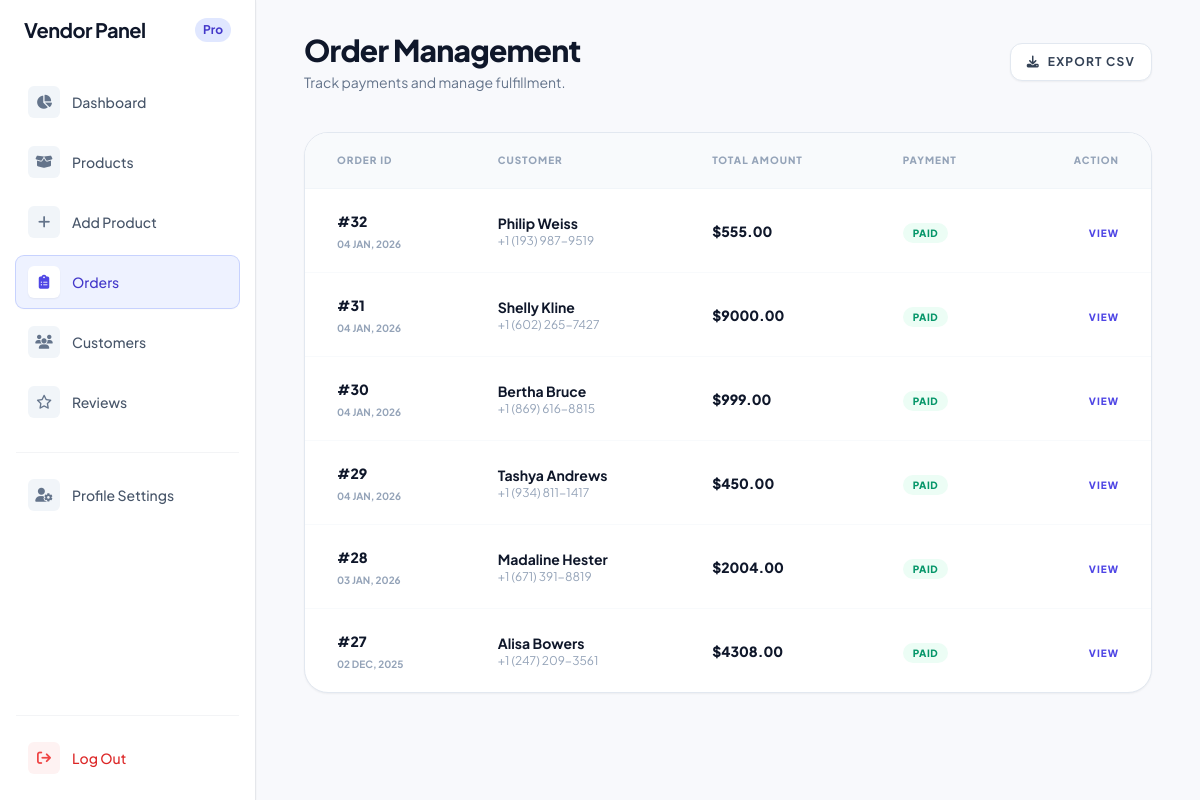
Screenshot of /vendor/dashboard/orders/ (signed in) with the database file from the repository.
### store/models.py (models this page shows, shortened)
class Order(models.Model):
    STATUS = (
        ("Paid", "Paid"),
        ("Pending", "Pending"),
        ("Failed", "Failed"),
    )
    user = models.ForeignKey(userauth_model.User, on_delete=models.SET_NULL, null=True)
    fullname = models.CharField(max_length=50, null=True, blank=True)
    mobile = models.CharField(max_length=50, null=True, blank=True)
    city = models.CharField(max_length=100, default='Unknown City')
    address = models.CharField(max_length=100, null=True, blank=True)
    state = models.CharField(max_length=100, null=True, blank=True)
    country = models.CharField(max_length=100, null=True, blank=True)
    total = models.DecimalField(default=0, decimal_places=2, max_digits=12, null=True, blank=True)
    payment_status = models.CharField(max_length=50, choices=STATUS, default="Pending")
    date = models.DateTimeField(default=timezone.now, null=True, blank=True)

### vendor/views.py (the view)
# urls.py: path('dashboard/orders/', views.vendor_orders, name='vendor_orders'),
@login_required
def vendor_orders(request):
    orders = (
        Order.objects
        .filter(orderitem__product__user=request.user)
        .annotate(
            vendor_total=Sum(
                "orderitem__sub_total",
                filter=Q(orderitem__product__user=request.user)
            )
        )
        .order_by('-date')
    )
    pending_orders = orders.filter(payment_status="pending")
    paid_orders = orders.filter(payment_status="paid")
    cancelled_orders = orders.filter(payment_status="cancelled")
    context = {
        'orders': orders,
        'pending_orders': pending_orders,
        'paid_orders': paid_orders,
        'cancelled_orders': cancelled_orders,
    }
    return render(request, 'vendor/orders.html', context)

### store/context_processors.py (called while the page is built)
def cart_wishlist_counts(request):
    cart_count = 0
    wishlist_count = 0
    if request.user.is_authenticated:
        cart_count = Cart.objects.filter(user=request.user).count()
        wishlist_count = Wishlist.objects.filter(user=request.user).count()
    return {
        'CART_ITEM_COUNT': cart_count,
        'WISHLIST_ITEM_COUNT': wishlist_count,
    }

def default(request):
    categories = Category.objects.all()
    return {
        'categories': categories,
    }

### templates/vendor/orders.html (shortened to what this page needs)
<!DOCTYPE html>
<html lang="en">
<head>
    <script src="https://cdn.tailwindcss.com"></script>
    <link href="https://cdnjs.cloudflare.com/ajax/libs/flowbite/2.2.1/flowbite.min.css" rel="stylesheet" />
    <link rel="stylesheet" href="https://cdnjs.cloudflare.com/ajax/libs/font-awesome/6.4.0/css/all.min.css">
</head>
<body class="bg-[#F8F9FC] h-screen flex overflow-hidden font-['Plus_Jakarta_Sans']">
    <aside class="w-64 bg-white border-r border-slate-200 hidden lg:block flex-shrink-0 z-20">
        {% include 'vendor/includes/vendor.sidebar.html' %}
    </aside>
    <main class="flex-1 px-4 lg:px-[4%] 2xl:px-[8%] p-8 overflow-y-auto h-full mobile-padding">
        <header class="flex flex-col md:flex-row md:items-center justify-between mb-10 gap-4 mobile-header-stack">
            <div class="flex items-center justify-between w-full md:w-auto">
                <div>
                    <h1 class="text-3xl font-black text-slate-900 tracking-tight">Order Management</h1>
                    <p class="text-slate-500 text-sm mt-1">Track payments and manage fulfillment.</p>
                </div>
            </div>
            <div class="flex gap-3 max-[768px]:w-full">
                <button
                    class="flex-1 md:flex-none flex items-center justify-center bg-white border border-slate-200 px-4 py-2.5 rounded-xl text-xs font-bold uppercase tracking-widest text-slate-700 hover:bg-slate-50 transition-all shadow-sm">
                    <i class="fa-solid fa-download mr-2"></i> Export CSV
                </button>
            </div>
        </header>
        <div class="bg-white rounded-3xl border border-slate-200 shadow-sm overflow-hidden mb-12">
            <div class="overflow-x-auto">
                <table class="w-full text-left min-w-[800px]">
                    <thead class="bg-slate-50 border-b border-slate-100">
                        <tr>
                            <th class="px-8 py-5 text-[10px] font-black text-slate-400 uppercase tracking-widest">Order
                                ID</th>
                            <th class="px-8 py-5 text-[10px] font-black text-slate-400 uppercase tracking-widest">
                                Customer</th>
                            <th class="px-8 py-5 text-[10px] font-black text-slate-400 uppercase tracking-widest">Total
                                Amount</th>
                            <th class="px-8 py-5 text-[10px] font-black text-slate-400 uppercase tracking-widest">
                                Payment</th>
                            <th
                                class="px-8 py-5 text-[10px] font-black text-slate-400 uppercase tracking-widest text-right">
                                Action</th>
                        </tr>
                    </thead>
                    <tbody class="divide-y divide-slate-50">
                        {% for o in orders %}
                        <tr class="hover:bg-slate-50/50 transition-all group">
                            <td class="px-8 py-5">
                                <span class="text-sm font-black text-slate-900">#{{ o.id }}</span>
                                <p class="text-[10px] text-slate-400 font-bold uppercase mt-1">{{ o.date|date:"d M, Y"}}</p>
                            </td>
                            <td class="px-8 py-5">
                                <div class="flex flex-col">
                                    <span class="text-sm font-bold text-slate-900">{{ o.fullname }}</span>
                                    <span class="text-xs text-slate-400">{{ o.mobile }}</span>
                                </div>
                            </td>
                            <td class="px-8 py-5">
                                <span class="text-sm font-black text-slate-900">${{ o.total }}</span>
                            </td>
                            <td class="px-8 py-5">
                                <span
                                    class="px-2.5 py-1 rounded-full text-[10px] font-black uppercase tracking-wider
                                    {% if o.payment_status == 'Paid' %} bg-emerald-50 text-emerald-600 {% else %} bg-amber-50 text-amber-600 {% endif %}">
                                    {{ o.payment_status }}
                                </span>
                            </td>
                            <td class="px-8 py-5 text-right space-x-5">
                                <a href="{% url 'order_detail' o.id %}"
                                    class="text-indigo-600 hover:text-indigo-900 text-[10px] font-black uppercase tracking-widest transition-colors">View</a>
                            </td>
                        </tr>
                        {% empty %}
                        <tr>
                            <td colspan="5" class="px-8 py-12">
                                {% include 'vendor/includes/empty_state.html' with message="No orders have been placed yet." %}
                            </td>
                        </tr>
                        {% endfor %}
                    </tbody>
                </table>
            </div>
        </div>
    </main>
</body>
</html>

### templates/vendor/orders.html (style rules this page uses)
body { font-family: 'Plus Jakarta Sans', sans-serif; }

### rows the page displays
Order: id "32", date "04 JAN, 2026", fullname "Philip Weiss", mobile "+1 (193) 987-9519", total "555.00", payment_status "PAID"
Order: id "31", date "04 JAN, 2026", fullname "Shelly Kline", mobile "+1 (602) 265-7427", total "9000.00", payment_status "PAID"
Order: id "30", date "04 JAN, 2026", fullname "Bertha Bruce", mobile "+1 (869) 616-8815", total "999.00", payment_status "PAID"
Order: id "29", date "04 JAN, 2026", fullname "Tashya Andrews", mobile "+1 (934) 811-1417", total "450.00", payment_status "PAID"
Order: id "28", date "03 JAN, 2026", fullname "Madaline Hester", mobile "+1 (671) 391-8819", total "2004.00", payment_status "PAID"
Order: id "27", date "02 DEC, 2025", fullname "Alisa Bowers", mobile "+1 (247) 209-3561", total "4308.00", payment_status "PAID"
